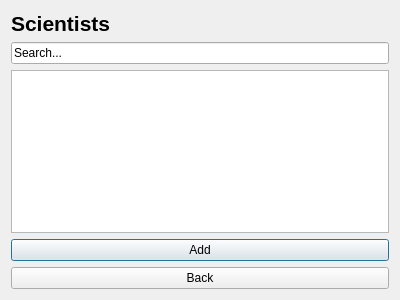
<?xml version="1.0" encoding="UTF-8"?>
<ui version="4.0">
 <class>Scientistbase</class>
 <widget class="QDialog" name="Scientistbase">
  <property name="geometry">
   <rect>
    <x>0</x>
    <y>0</y>
    <width>400</width>
    <height>300</height>
   </rect>
  </property>
  <property name="windowTitle">
   <string>Dialog</string>
  </property>
  <layout class="QVBoxLayout" name="verticalLayout">
   <item>
    <widget class="QLabel" name="label">
     <property name="font">
      <font>
       <pointsize>16</pointsize>
       <weight>75</weight>
       <bold>true</bold>
      </font>
     </property>
     <property name="text">
      <string>Scientists</string>
     </property>
    </widget>
   </item>
   <item>
    <widget class="QLineEdit" name="lineEdit">
     <property name="text">
      <string>Search...</string>
     </property>
    </widget>
   </item>
   <item>
    <widget class="QTableView" name="tableView"/>
   </item>
   <item>
    <widget class="QPushButton" name="pushButton_2">
     <property name="text">
      <string>Add</string>
     </property>
    </widget>
   </item>
   <item>
    <widget class="QPushButton" name="pushButton">
     <property name="text">
      <string>Back</string>
     </property>
    </widget>
   </item>
  </layout>
 </widget>
 <resources/>
 <connections/>
</ui>
